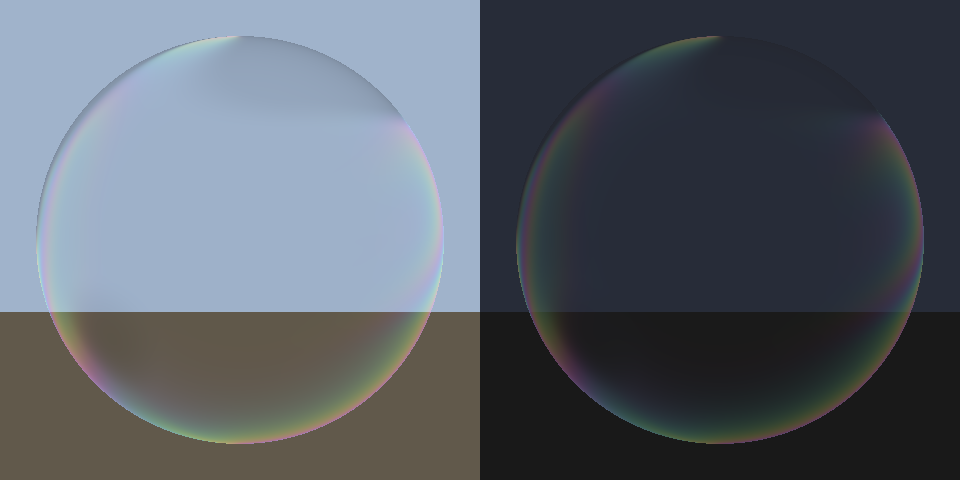

This figure's Python source:
# #293 preview: the M_RealmBubble3 HLSL on a sphere (numpy), day and night, over a sky-to-ground gradient.
#   "C:/Program Files/Blender Foundation/Blender 4.5/blender.exe" -b --python preview_bubble3.py
import os, numpy as np, bpy
HERE = os.path.dirname(os.path.abspath(__file__)); N = 480
def hsh(ix, iy): return (np.sin(ix * 127.1 + iy * 311.7) * 43758.5453) % 1.0
def vn(px, py, s):
    px, py = px + s, py + s; ix, iy = np.floor(px), np.floor(py); fx, fy = px - ix, py - iy
    fx, fy = fx * fx * (3 - 2 * fx), fy * fy * (3 - 2 * fy)
    a, b, c, d = hsh(ix, iy), hsh(ix + 1, iy), hsh(ix, iy + 1), hsh(ix + 1, iy + 1)
    return (a + (b - a) * fx) * (1 - fy) + (c + (d - c) * fx) * fy
def panel(night):
    yy, xx = np.mgrid[0:N, 0:N]; x, y = (xx + 0.5) / N * 2 - 1, 1 - (yy + 0.5) / N * 2
    r2 = x * x + y * y; inside = r2 < 0.85 ** 2; z = np.sqrt(np.clip(0.85 ** 2 - r2, 0, None)) / 0.85
    F = (1 - z) ** 3
    u = (np.arctan2(x, z) / np.pi + 1) * 0.5; v = np.clip(y / 0.85 * 0.5 + 0.5, 0, 1); T = 30.0
    px, py = u * 6, v * 3; w1 = vn(px * 0.7 + T * 0.02, py * 0.7 + T * 0.02, 5.3)
    th = vn(px + w1 * 1.5 + T * 0.015, py + w1 * 1.5 + T * 0.015, 11.9); tn = vn(u * 6 + T * 0.01, v * 3 - T * 0.006, 29.4)
    k = th * 2.2 + F * 0.8
    film = 0.5 + 0.5 * np.cos(6.2831853 * (k[..., None] + np.array([0, 0.33, 0.67])))
    film = film.mean(-1, keepdims=True) + (film - film.mean(-1, keepdims=True)) * 0.55
    em = film * F[..., None] * 0.6 * (0.35 if night else 1.0)
    tent = np.clip((tn - 0.55) / 0.2, 0, 1); tent = tent * tent * (3 - 2 * tent); em *= (1 - tent)[..., None]
    op = np.clip(0.03 + (0.35 - 0.03) * F + tent * 0.12, 0, 1)
    sky = np.where((y > -0.3)[..., None], np.array([0.35, 0.45, 0.6]) if not night else np.array([0.02, 0.025, 0.04]),
                   np.array([0.12, 0.1, 0.07]) if not night else np.array([0.01, 0.01, 0.01]))
    out = sky * (1 - op[..., None]) + np.array([0.015, 0.014, 0.016]) * op[..., None] + em
    return np.where(inside[..., None], out, sky)
img = np.concatenate([panel(False), panel(True)], 1)
s = np.where(img <= 0.0031308, img * 12.92, 1.055 * np.power(np.clip(img, 0, None), 1 / 2.4) - 0.055)
px = np.concatenate([np.clip(s[::-1], 0, 1), np.ones(s.shape[:2] + (1,))], 2).astype(np.float32)
im = bpy.data.images.new('p', img.shape[1], img.shape[0], alpha=True); im.pixels.foreach_set(px.ravel())
im.filepath_raw = os.path.join(HERE, 'preview_bubble3.png'); im.file_format = 'PNG'; im.save(); print('saved')
